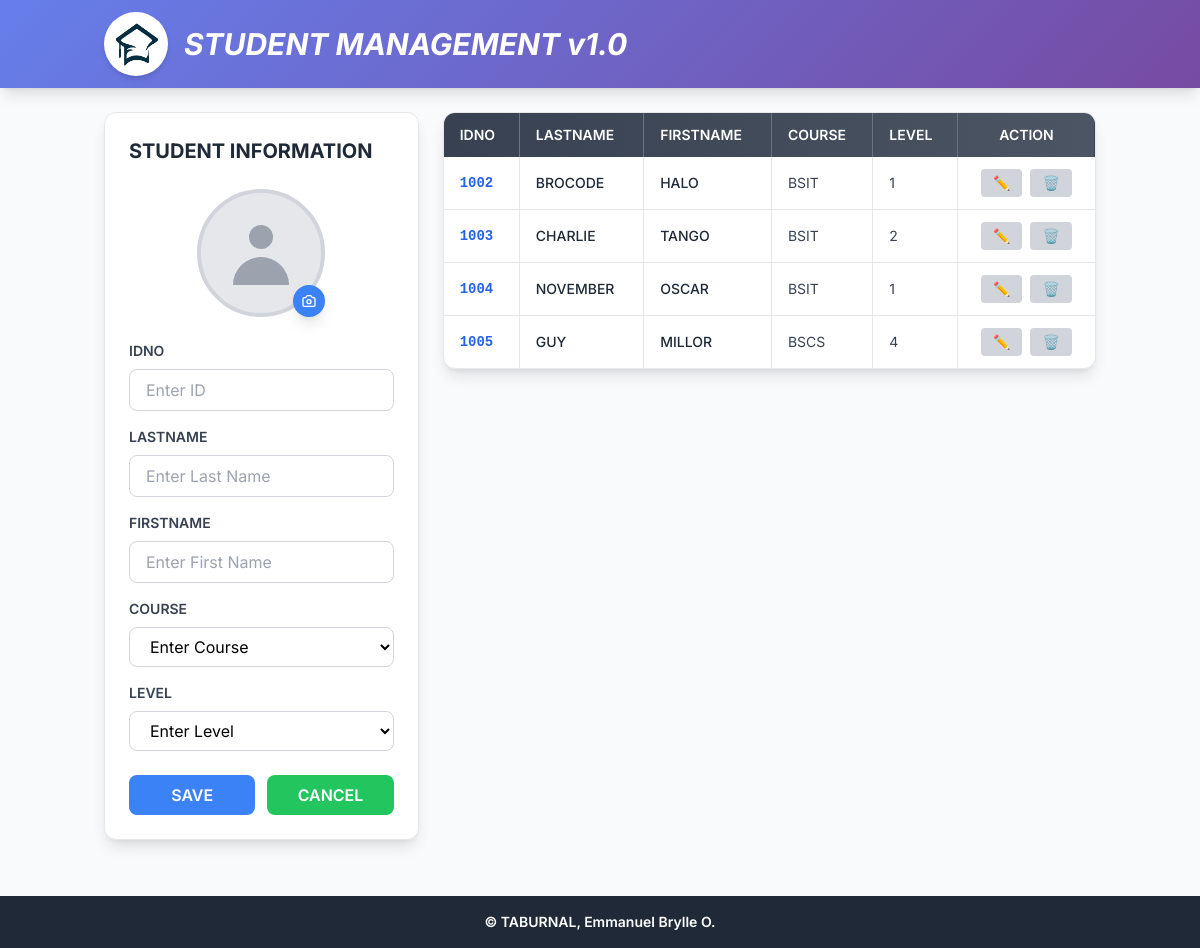
Before: / with the older database file.
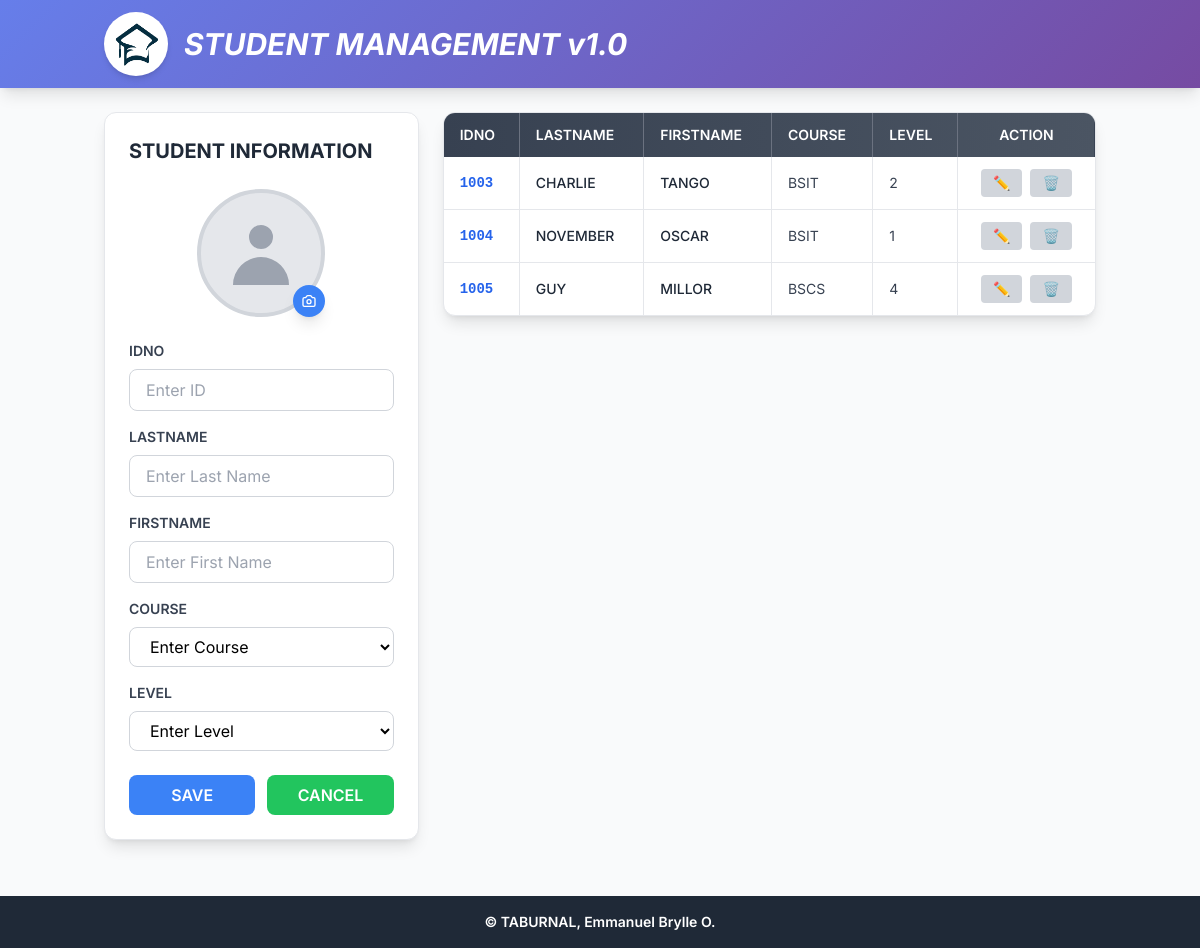
After: the same page with the newer database file.
### tables this page shows
CREATE TABLE students (
            idno TEXT PRIMARY KEY,
            lastname TEXT NOT NULL,
            firstname TEXT NOT NULL,
            course TEXT NOT NULL,
            level TEXT NOT NULL,
            profile_picture TEXT
        );

### app.py (the view)
@app.route('/')
def home():
    students = get_all()
    return render_template('students_table.html', students=students)

### db_helpher.py (called while the page is built)
def get_all():
    init_db()  # Ensure DB exists
    conn = connect(database)
    conn.row_factory = Row
    cursor = conn.cursor()
    cursor.execute('SELECT * FROM students ORDER BY idno')
    students = cursor.fetchall()
    conn.close()
    return students

### templates/students_table.html (shortened to what this page needs)
{% extends 'base.html' %}
{% block content %}
<div class="max-w-full mx-auto">
    <div class="grid grid-cols-1 lg:grid-cols-3 gap-6">
        <div class="lg:col-span-1">
            <div class="bg-white rounded-xl shadow-lg p-6 border border-gray-200">
                <h2 class="text-xl font-bold text-gray-800 mb-6 uppercase">Student Information</h2>
                <div class="flex justify-center mb-6">
                    <div class="relative">
                        <div id="profilePictureContainer"
                            class="w-32 h-32 bg-gray-200 rounded-full flex items-center justify-center overflow-hidden border-4 border-gray-300 cursor-pointer hover:border-blue-500 transition-colors">
                            <svg id="defaultAvatar" class="w-20 h-20 text-gray-400" fill="currentColor"
                                viewBox="0 0 20 20">
                                <path fill-rule="evenodd" d="M10 9a3 3 0 100-6 3 3 0 000 6zm-7 9a7 7 0 1114 0H3z"
                                    clip-rule="evenodd" />
                            </svg>
                        </div>
                        <button type="button" id="uploadButton"
                            class="absolute bottom-0 right-0 bg-blue-500 hover:bg-blue-600 text-white rounded-full p-2 shadow-lg transition-colors">
                        </button>
                    </div>
                </div>
                <form id="studentForm" action="{{ url_for('add_student') }}" method="POST"
                    enctype="multipart/form-data">
                    <div class="mb-4">
                        <label for="studentId"
                            class="block text-sm font-semibold text-gray-700 mb-2 uppercase">IDNO</label>
                        <input type="text" id="studentId" name="studentId" placeholder="Enter ID"
                            class="w-full px-4 py-2 border border-gray-300 rounded-lg focus:outline-none focus:border-blue-500 focus:ring-1 focus:ring-blue-200">
                    </div>
                    <div class="mb-4">
                        <label for="lastName"
                            class="block text-sm font-semibold text-gray-700 mb-2 uppercase">LASTNAME</label>
                        <input type="text" id="lastName" name="lastName" placeholder="Enter Last Name"
                            class="w-full px-4 py-2 border border-gray-300 rounded-lg focus:outline-none focus:border-blue-500 focus:ring-1 focus:ring-blue-200">
                    </div>
                    <div class="mb-4">
                        <label for="firstName"
                            class="block text-sm font-semibold text-gray-700 mb-2 uppercase">FIRSTNAME</label>
                        <input type="text" id="firstName" name="firstName" placeholder="Enter First Name"
                            class="w-full px-4 py-2 border border-gray-300 rounded-lg focus:outline-none focus:border-blue-500 focus:ring-1 focus:ring-blue-200">
                    </div>
                    <div class="mb-4">
                        <label for="course"
                            class="block text-sm font-semibold text-gray-700 mb-2 uppercase">COURSE</label>
                        <select id="course" name="course"
                            class="w-full px-4 py-2 border border-gray-300 rounded-lg focus:outline-none focus:border-blue-500 focus:ring-1 focus:ring-blue-200 bg-white">
                            <option value="" disabled selected>Enter Course
                            </option>
                        </select>
                    </div>
                    <div class="mb-6">
                        <label for="level"
                            class="block text-sm font-semibold text-gray-700 mb-2 uppercase">LEVEL</label>
                        <select id="level" name="level"
                            class="w-full px-4 py-2 border border-gray-300 rounded-lg focus:outline-none focus:border-blue-500 focus:ring-1 focus:ring-blue-200 bg-white">
                            <option value="" disabled selected>Enter Level</option>
                        </select>
                    </div>
                    <div class="flex space-x-3">
                        <button type="button" id="saveBtn"
                            class="flex-1 bg-blue-500 hover:bg-blue-600 text-white font-semibold py-2 px-4 rounded-lg transition-colors duration-200 uppercase">
                            Save
                        </button>
                        <button type="button" id="cancelBtn"
                            class="flex-1 bg-green-500 hover:bg-green-600 text-white font-semibold py-2 px-4 rounded-lg transition-colors duration-200 uppercase">
                            Cancel
                        </button>
                    </div>
                </form>
            </div>
        </div>
        <div class="lg:col-span-2">
            <div class="bg-white rounded-xl shadow-lg overflow-hidden border border-gray-200">
                <div class="overflow-x-auto">
                    <table class="min-w-full">
                        <thead class="bg-gradient-to-r from-gray-700 to-gray-600">
                            <tr>
                                <th
                                    class="px-4 py-3 text-left text-white font-semibold uppercase text-sm border-r border-gray-500">
                                    IDNO</th>
                                <th
                                    class="px-4 py-3 text-left text-white font-semibold uppercase text-sm border-r border-gray-500">
                                    LASTNAME</th>
                                <th
                                    class="px-4 py-3 text-left text-white font-semibold uppercase text-sm border-r border-gray-500">
                                    FIRSTNAME</th>
                                <th
                                    class="px-4 py-3 text-left text-white font-semibold uppercase text-sm border-r border-gray-500">
                                    COURSE</th>
                                <th
                                    class="px-4 py-3 text-left text-white font-semibold uppercase text-sm border-r border-gray-500">
                                    LEVEL</th>
                                <th class="px-4 py-3 text-center text-white font-semibold uppercase text-sm">ACTION</th>
                            </tr>
                        </thead>
                        <tbody class="divide-y divide-gray-200">
                            {% for student in students %}
                            <tr class="hover:bg-gray-50 transition-colors duration-150">
                                <td
                                    class="px-4 py-3 whitespace-nowrap text-sm font-mono font-bold text-blue-600 border-r border-gray-200">
                                    {{ student.idno }}
                                </td>
                                <td
                                    class="px-4 py-3 whitespace-nowrap text-sm text-gray-800 font-medium border-r border-gray-200">
                                    {{ student.lastname }}
                                </td>
                                <td
                                    class="px-4 py-3 whitespace-nowrap text-sm text-gray-800 font-medium border-r border-gray-200">
                                    {{ student.firstname }}
                                </td>
                                <td class="px-4 py-3 whitespace-nowrap text-sm text-gray-700 border-r border-gray-200">
                                    {{ student.course }}
                                </td>
                                <td class="px-4 py-3 whitespace-nowrap text-sm text-gray-700 border-r border-gray-200">
                                    {{ student.level }}
                                </td>
                                <td class="px-4 py-3 whitespace-nowrap text-center">
                                    <div class="flex justify-center space-x-2">
                                        <button
                                            class="edit-btn bg-gray-300 hover:bg-gray-400 text-gray-800 px-3 py-1 rounded transition-colors duration-200 text-sm"
                                            data-id="{{ student.idno }}" data-lastname="{{ student.lastname }}"
                                            data-firstname="{{ student.firstname }}" data-course="{{ student.course }}"
                                            data-level="{{ student.level }}"
                                            data-picture="{{ student.profile_picture if student.profile_picture else '' }}">
                                            ✏️
                                        </button>
                                        <a href="{{ url_for('delete_student', student_id=student.idno) }}"
                                            class="bg-gray-300 hover:bg-gray-400 text-gray-800 px-3 py-1 rounded transition-colors duration-200 text-sm inline-block"
                                            onclick="return confirm('Are you sure you want to delete this student?')">
                                            🗑️
                                        </a>
                                    </div>
                                </td>
                            </tr>
                            {% endfor %}
                        </tbody>
                    </table>
                </div>
            </div>
        </div>
    </div>
</div>
{% endblock %}

### templates/base.html (shortened to what this page needs)
<!DOCTYPE html>
<html lang="en">
<head>
    <script src="https://cdn.tailwindcss.com"></script>
</head>
<body class="bg-gray-50">
    <header class="header-gradient shadow-lg">
        <div class="container mx-auto px-4 py-3">
            <div class="flex items-center">
                <div class="bg-white rounded-full p-2 shadow-md">
                    <img src="/static/image/logo.png" alt="STUDENT MANAGEMENT" class="h-12 w-12">
                </div>
                <div class="ml-4">
                    <h1 class="text-3xl font-bold text-white text-center italic">STUDENT MANAGEMENT v1.0</h1>
                </div>
            </div>
        </div>
    </header>
    <div class="container mx-auto px-4 py-6">
        {% block content %}
        {% endblock %}
    </div>
    <footer class="bg-gray-800 py-4 mt-8">
        <center class="text-white text-sm font-semibold">
            &copy; TABURNAL, Emmanuel Brylle O.
        </center>
    </footer>
</body>
</html>

### templates/base.html (style rules this page uses)
body { font-family: 'Inter', sans-serif; }
.header-gradient { background: linear-gradient(135deg, #667eea 0%, #764ba2 100%); }

Changed rows visible on the page:
removed students: idno "1002", lastname "BROCODE", firstname "HALO", course "BSIT", level "1"
